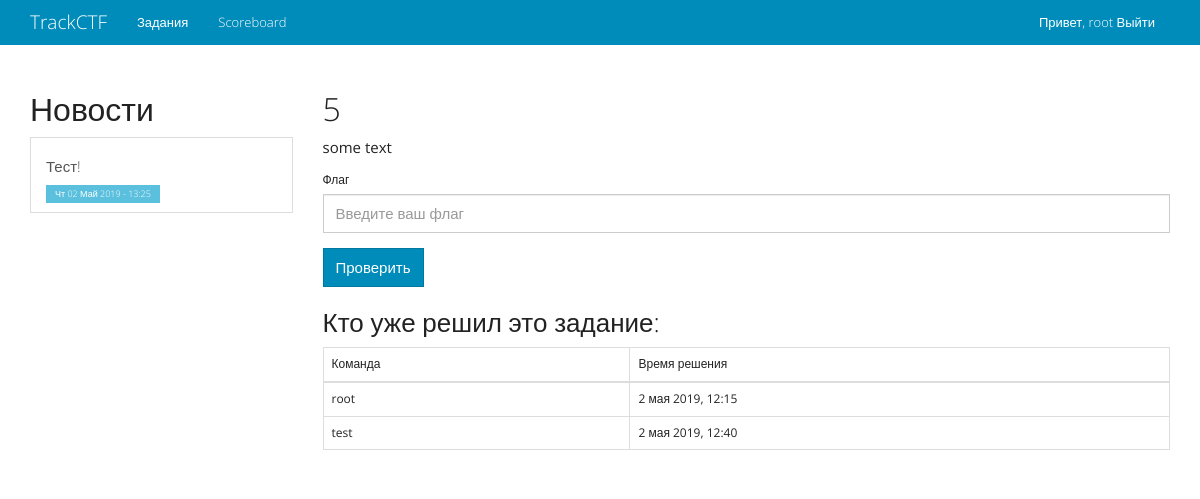
Before: /tasks/107/ (signed in) with the older database file.
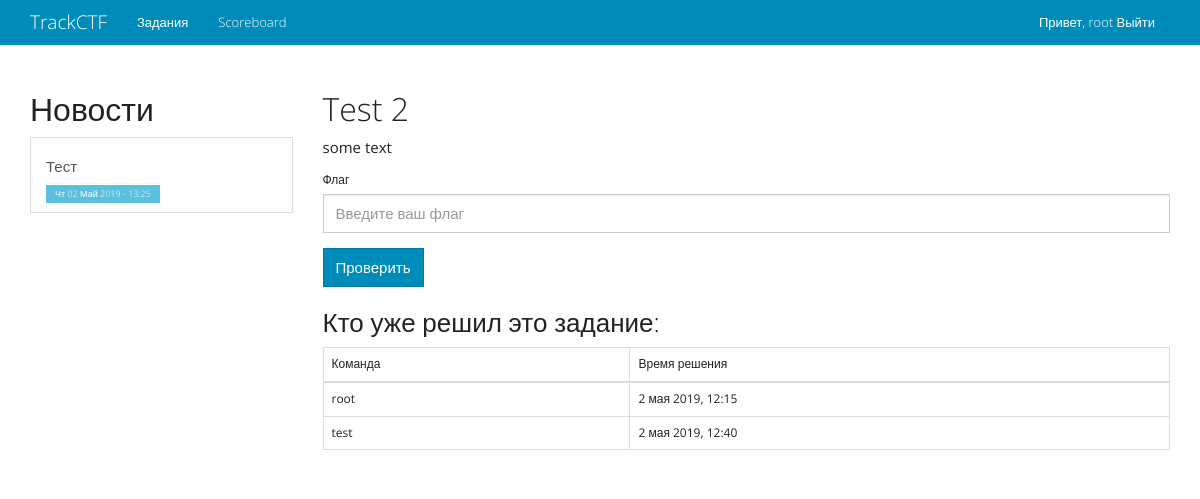
After: the same page with the newer database file.
### scorry_board/models.py (models this page shows, shortened)
class News(models.Model):
    title = models.CharField(max_length=50, name="title", verbose_name="Заголовок новости")
    text = models.TextField(name="text", verbose_name="Текст новости")
    create_date = models.DateTimeField(auto_now_add=True)
    def __str__(self):
        return self.title
    class Meta:
        ordering = ('create_date',)
        verbose_name_plural = "News"

class Task(models.Model):
    title = models.CharField(name='title', max_length=100, blank=False)
    score = models.IntegerField(name='score', blank=False)
    category = models.ForeignKey(Category, blank=False)
    rating = models.ForeignKey(Rating, blank=False) #Рейтинг сложности задачи
    text = models.TextField(name='text', blank=False)
    task_file = models.FileField(verbose_name="task_files", upload_to="task_files", blank=True)
    flag = models.CharField(max_length=100, blank=False)
    is_enabled = models.BooleanField(default=False)
    def gen_file_link(self):
        if self.task_file:
            return "<a href='%s'>File</a>" % self.task_file.url
        else:
            return ""

### scorry_board/views.py (the view)
# urls.py: url(r'tasks/(\d{1,4})/$', views.task_detail, name="scorry_tasks_details"),
@never_cache
@login_required
def task_detail(request, task_pk):
    try:
        task = Task.objects.get(pk=task_pk)
        is_solved = SolvedTasks.objects.filter(task=task, team=request.user).exists()
        return TemplateResponse(request, "tasks_detail.html", {"task": task, "is_solved": is_solved})
    except Task.DoesNotExist:
        return HttpResponseNotFound("Not found")

### scorry_board/templatetags/scorry_tags.py (called while the page is built)
@register.inclusion_tag("includes/news.html")
def news_block():
    try:
        news = News.objects.all().order_by('create_date').reverse()
    except News.DoesNotExist:
        news = []
    return {"news_list": news}

### templates/tasks_detail.html (shortened to what this page needs)
{% extends "main.html" %}
{% block main_content %}
    <h2>{{ task.title }}</h2>
    <p>
    {% autoescape off %}
        {{ task.text }}
    {% endautoescape %}
    </p>
    {%  if is_solved %}
        <div class="alert alert-success">
            Задание решено
        </div>
    {% else %}
        <form role="form" id="flag_form" target="{% url 'scorry_tasks_solve' task.pk %}">
            <div class="form-group">
                <label for="flag">Флаг</label>
                <input type="text" class="form-control" id="flag" placeholder="Введите ваш флаг">
            </div>
            <button type="submit" id="flag_submit" class="btn btn-primary">Проверить</button>
        </form>
    {% endif %}
    <h3>Кто уже решил это задание:</h3>
    <div class="table-responsive">
        <table class="table table-bordered">
            <thead>
            <tr>
                <td>
                    Команда
                </td>
                <td>
                    Время решения
                </td>
            </tr>
            </thead>
            <tbody>
                <tr>
                    <td>
                        root
                    </td>
                    <td>
                        2 мая 2019, 12:15
                    </td>
                </tr>
                <tr>
                    <td>
                        test
                    </td>
                    <td>
                        2 мая 2019, 12:40
                    </td>
                </tr>
            </tbody>
        </table>
    </div>
{% endblock %}

### templates/includes/news.html
<h2>Новости</h2>
<div class="list-group">
{% for article in news_list%}
            <a class="list-group-item" href="{% url 'scorry_news' article.pk %}">
                <h5>{{ article }}</h5>
                <span class="label label-info">
                    {{ article.create_date | date:"D d M Y - H:i" }}
                </span>
            </a>
{% endfor %}
</div>

Changed rows visible on the page:
changed News: title "Тест!" → "Тест"
changed Task "some text": title "5" → "Test 2"
